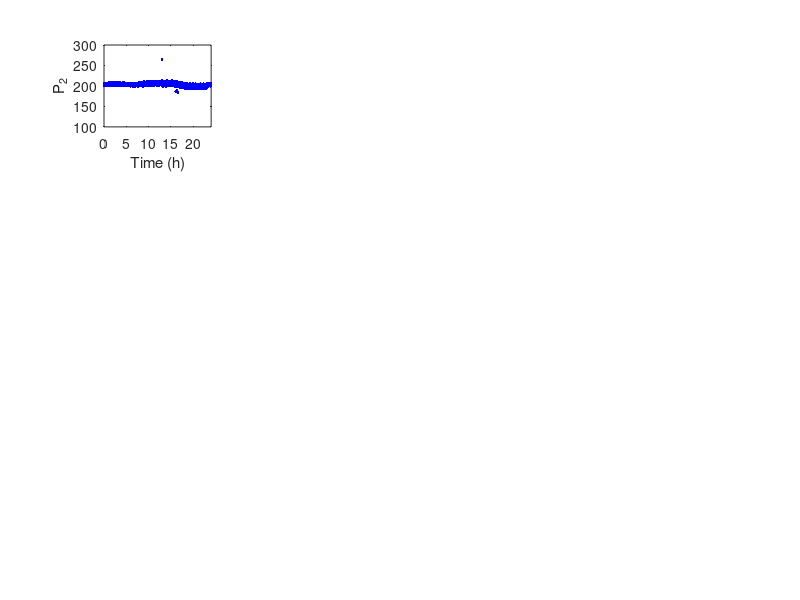
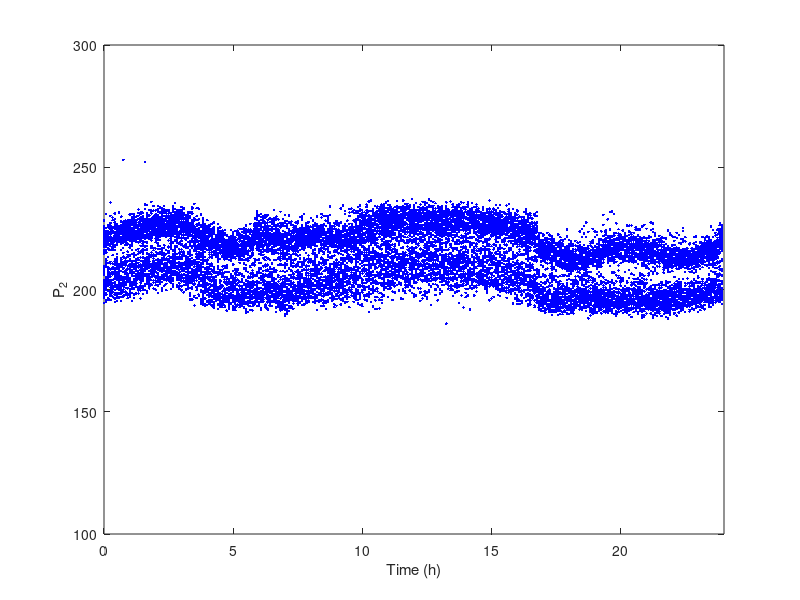
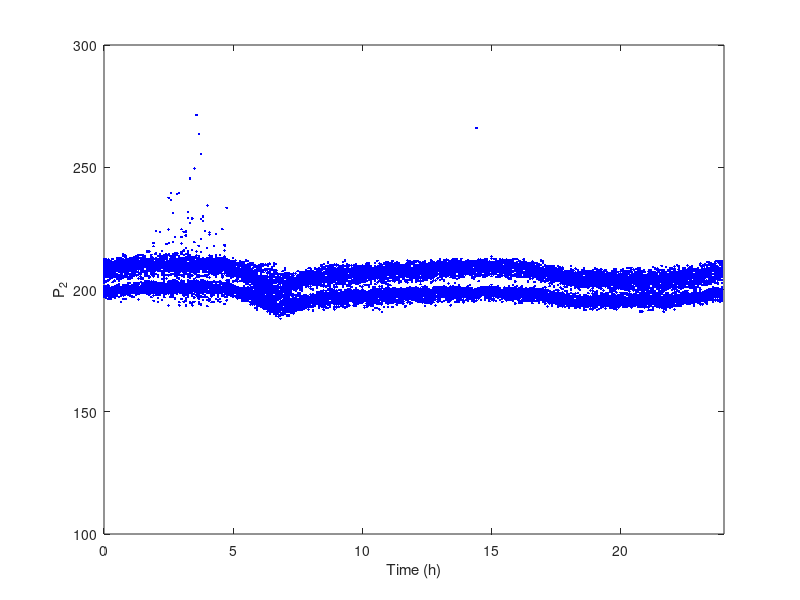
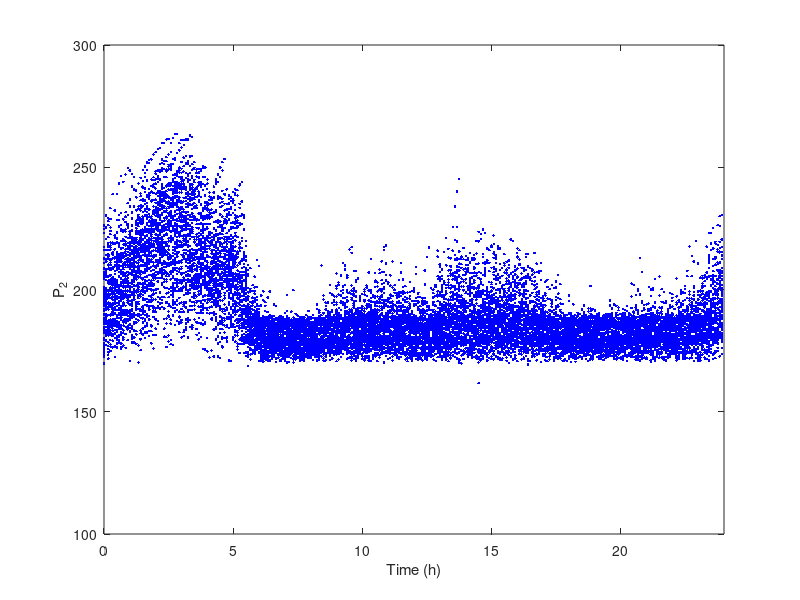

These figures' MATLAB source, in order:
close all;
clear all

figure(1);hold
subplot(4,4,1)
%%
load('2014_Dataset1.mat')
figure(1);hold
plot(t*24,p2,'.b')
xlabel('Time (h)')
ylabel('P_2')
xlim([0,24])
ylim([100,300])
box on
%%
load('2014_Dataset2.mat')
figure(2);hold
plot(t*24,p2,'.b')
xlabel('Time (h)')
ylabel('P_2')
xlim([0,24])
ylim([100,300])
box on
%%
load('2014_Dataset3.mat')
figure(3);hold
plot(t*24,p2,'.b')
xlabel('Time (h)')
ylabel('P_2')
xlim([0,24])
ylim([100,300])
box on
%%
load('2014_Dataset4.mat')
figure(4);hold
plot(t*24,p2,'.b')
xlabel('Time (h)')
ylabel('P_2')
xlim([0,24])
ylim([100,300])
box on
%%
load('2014_Dataset5.mat')
figure(5);hold
plot(t*24,p2,'.b')
xlabel('Time (h)')
ylabel('P_2')
xlim([0,24])
ylim([100,300])
box on
%%
load('2014_Dataset6.mat')
figure(6);hold
plot(t*24,p2,'.b')
xlabel('Time (h)')
ylabel('P_2')
xlim([0,24])
ylim([100,300])
box on
%%
load('2014_Dataset7.mat')
figure(7);hold
plot(t*24,p2,'.b')
xlabel('Time (h)')
ylabel('P_2')
xlim([0,24])
ylim([100,300])
box on

%%
%%
%%
%%
%%
load('2015_Dataset1.mat')
p2=p2*100;
figure(11);hold
plot(t*24,p2,'.b')
xlim([0,24])
xlabel('Time(h)')
ylabel('P_2')
ylim([100,300])
box on

%%
load('2015_Dataset2.mat')
p2=p2*100;
figure(12);hold
plot(t*24,p2,'.b')
xlim([0,24])
xlabel('Time(h)')
ylabel('P_2')
ylim([100,300])
box on


%%
load('2015_Dataset3.mat')
p2=p2*100;
figure(13);hold
plot(t*24,p2,'.b')
xlim([0,24])
xlabel('Time(h)')
ylabel('P_2')
ylim([100,300])
box on



%%
load('2015_Dataset4.mat')
p2=p2*100;
figure(14);hold
plot(t*24,p2,'.b')
xlim([0,24])
xlabel('Time(h)')
ylabel('P_2')
ylim([100,300])
box on



%%
load('2015_Dataset5.mat')
p2=p2*100;
figure(15);hold
plot(t*24,p2,'.b')
xlim([0,24])
xlabel('Time(h)')
ylabel('P_2')
ylim([100,300])
box on

%%
load('2015_Dataset6.mat')
p2=p2*100;
figure(16);hold
plot(t*24,p2,'.b')
xlim([0,24])
xlabel('Time(h)')
ylabel('P_2')
ylim([100,300])
box on


%%
load('2016_Dataset1.mat')
p2=p2*100;
figure(31);hold
plot(t*24,p2,'.b')
xlabel('Time (h)')
ylabel('P_2')
xlim([0,24])
ylim([100,300])
box on
%%
load('2016_Dataset2.mat')
p2=p2*100;
figure(32);hold
plot(t*24,p2,'.b')
xlabel('Time (h)')
ylabel('P_2')
xlim([0,24])
ylim([100,300])
box on







